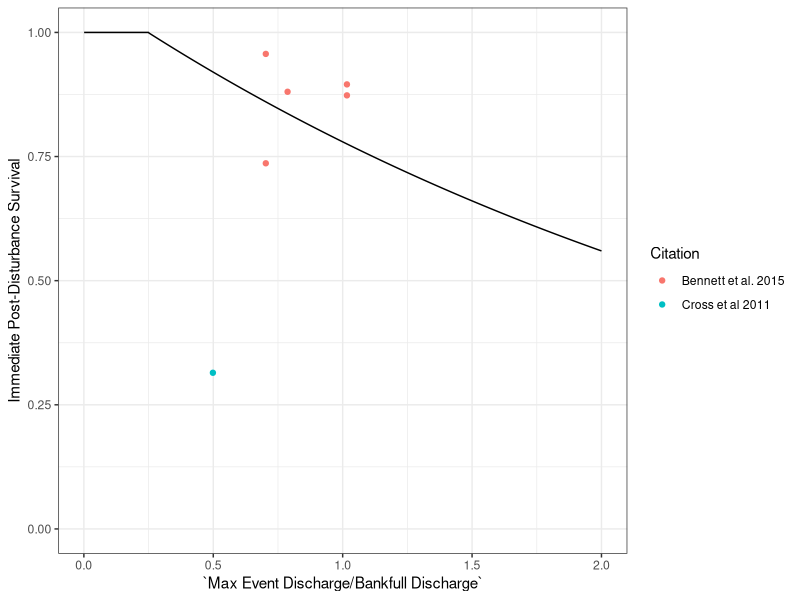
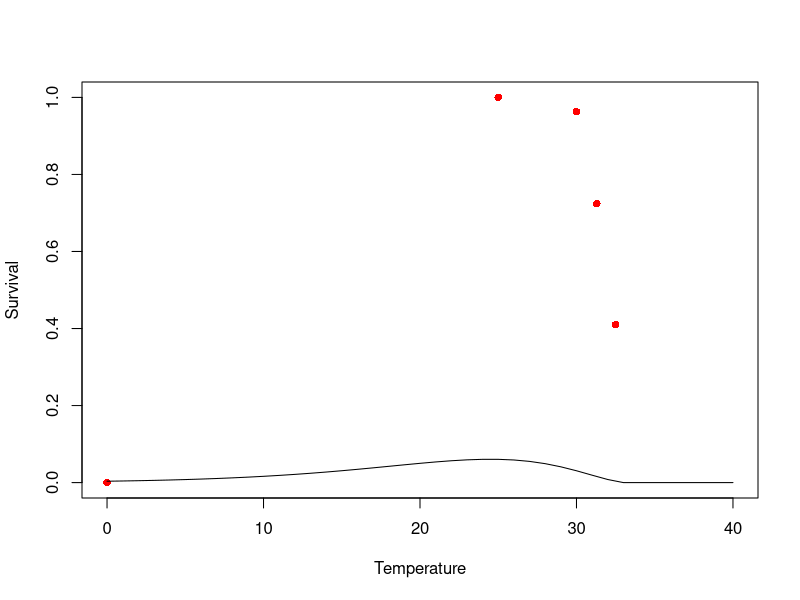

Recreate these plots in R, in order.
############################################################
## Code to fit curve to P. anitpodarum mortality rates to data
#############################################################

library(readxl)
library(minpack.lm)
library(tidyverse)
library(car)
library(boot)
NZMSVitalRates <- read_excel("VitalRates.xlsx", sheet = "NZMS Mortality Rates")
NZMSVitalRates <- as.data.frame(NZMSVitalRates)

flow.surv.fit <- function(magnitude, mortality, Qmin){
  x <- magnitude # rename x and y
  y <- 1 - mortality # convert to survival
  df <- as.data.frame(cbind(x,y))
  df <- rbind(df, c(Qmin, 1.375))  # make sure we specify that we have 100% survival at Qmin (0.25)
  nls.fit <- nlsLM(formula = (y ~ k* exp(-h*x)), data = df, start = c(k = 1, h = 1)) # fit to negative exponential function
  return(nls.fit)
}

flow.surv.rate <- function(h, k, max, min, interval, Qmin) {
  Q <- seq(min, max, by = interval)
  surv <- k*(exp(-h*Q))
  surv.df <- as.data.frame(cbind(Q, surv))
  surv.df$surv[which(surv.df$Q <= Qmin)] <- 1
  return(surv.df)
}

surv.fit.NZMS <- flow.surv.fit(NZMSVitalRates$`Max Event Discharge/Bankfull Discharge`, NZMSVitalRates$Mortality, 0.25)
surv.df.NZMS <- flow.surv.rate(surv.fit.NZMS$m$getPars()[2] , surv.fit.NZMS$m$getPars()[1], 2, 0.001, 0.001, 0.25)

ggplot(surv.df.NZMS, aes(x = Q, y = surv))+
  geom_line()+
  geom_point(data = NZMSVitalRates, aes(x = `Max Event Discharge/Bankfull Discharge` , y = 1-(Mortality), color = Citation))+
  coord_cartesian(ylim = c(0,1)) +
  ylab('Immediate Post-Disturbance Survival') +
  theme_bw()+
  xlab('`Max Event Discharge/Bankfull Discharge`')

# calculating temperature fecundity relationship for NZMS using a power function
# log(y)=log(b*x^z)=log(b)+z*log(x)
# In this case lm(log(y)~log(x) ) solve your problem

# max recruitment between 16 and 19 C (Dybahl and Kane)
# recruitment stops below 9C (Bennett )
# above 27 C everything stops working well (Dybahl and Kane)
x <- c(9, 16, 17.5, 19, 27)
y <- c(0.001, 1, 1, 1, 0.001)
data <- as.data.frame(cbind(x,y))
nlsLM(y~ -b*(x - 17.5)^4 + 1,start = list(b = 0),data=data)

# eq = y = -0.0001427(x - 17.5)^4 + 1 * F 

# Calculating Temperature Dependent Mortality
NZMSSurvRates <- read_excel("VitalRates.xlsx", sheet = "NZMS Survival Rates")
NZMSSurvRates <- as.data.frame(NZMSSurvRates)
fit <- nlsLM(logit(Survival) ~ a*Temperature^2+ b*Temperature + c, data = NZMSSurvRates, start = c(a = 1, b = 1, c = 1))
TempSurv <- function(x){
  y = -0.08814*x^2 + 3.09981*x -9.18655
  return(inv.logit(y))
}

# based on the two fits we have neg binom and inv logit 2nd deg I think the neg inv. binom fits the best, based on 

min.RSS <- function(par){
  mod <- dnbinom(as.integer(-NZMSSurvRates$Temperature + 34), size = par[2], prob = par[1])
  a <- sum(NZMSSurvRates$Survival - (mod*(max(NZMSSurvRates$Survival)/max(mod))))^2
}
params <- optim(par = c(0.2, 2), fn = min.RSS, method = "BFGS")

TempSurv <- function(x){
  a <-  dnbinom(-x + 34, size = params$par[2] , prob = params$par[1])*(max(NZMSSurvRates$Survival)/max(dnbinom(as.integer(-NZMSSurvRates$Temperature + 34), size =params$par[2], prob = params$par[1])))
  return((a))
}

TempSurv <- function(x){
  a <-  dnbinom(-x + 32, size = 3, prob = 0.2)
  return((a))
}

tem <- seq(0, 40, by = 1)
plot(NZMSSurvRates$Temperature, NZMSSurvRates$Survival, col = "red", pch = 16, xlab = "Temperature", ylab = "Survival", xlim = c(0,40), ylim = c(0, 1))
lines(tem, TempSurv(tem))
